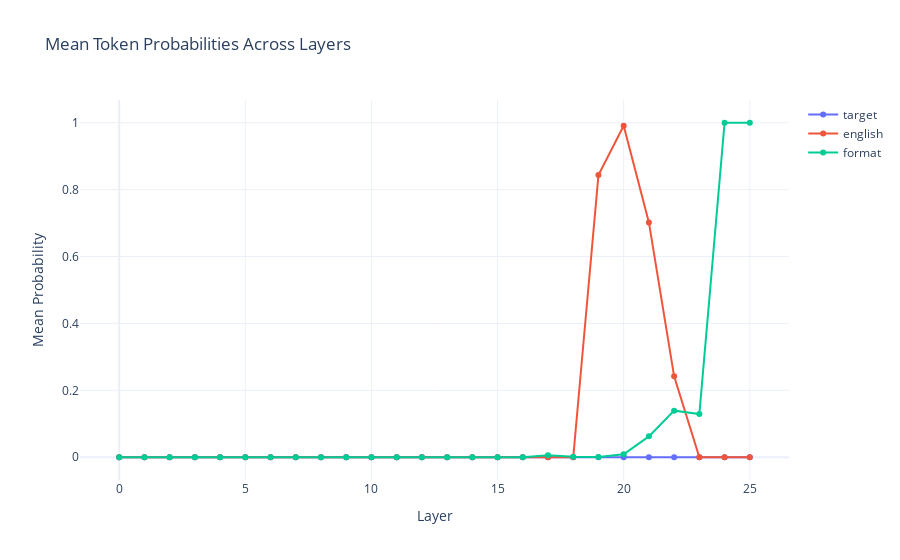

This figure's notebook cell:
### Markdown cell above
You can use a combination of run_prompts and interventions to get the probabilities of certain tokens according to your custom intervention.

### Code cell
demo_model = StandardizedTransformer("google/gemma-2-2b")
# uncomment if you don't have a GPU
# demo_model = nnterp_gpt2

prompts_str = [
    "The translation of 'car' in French is",
    "The translation of 'cat' in Spanish is",
]
tokens = [
    {"target": ["voiture", "bagnole"], "english": "car", "format": "'"},
    {"target": ["gato", "minino"], "english": "cat", "format": "'"},
]
prompts = [
    Prompt.from_strings(prompt, tokens, demo_model.tokenizer)
    for prompt, tokens in zip(prompts_str, tokens)
]
results = run_prompts(demo_model, prompts, batch_size=2, get_probs_func=logit_lens)
for category, probs in results.items():
    print(f"{category}: {probs.shape}")  # (batch, layers)

# Create a plotly plot showing mean probabilities for each category across layers
import plotly.graph_objects as go

# Calculate mean probabilities across batches for each category and layer
mean_probs = {category: probs.mean(dim=0) for category, probs in results.items()}

fig = go.Figure()

# Add a line for each category
for category, probs in mean_probs.items():
    fig.add_trace(
        go.Scatter(
            x=list(range(len(probs))),
            y=probs.tolist(),
            mode="lines+markers",
            name=category,
            line=dict(width=2),
            marker=dict(size=6),
        )
    )

fig.update_layout(
    title="Mean Token Probabilities Across Layers",
    xaxis_title="Layer",
    yaxis_title="Mean Probability",
    hovermode="x unified",
    template="plotly_white",
)

fig.show()

### Figure 1 — Plotly figure (JSON) as saved in the notebook; plotly's stock layout.template omitted (floating-point values rounded to 4 significant figures)
{"data": [{"line": {"width": 2}, "marker": {"size": 6}, "mode": "lines+markers", "name": "target", "type": "scatter", "x": [0, 1, 2, 3, 4, 5, 6, 7, 8, 9, 10, 11, 12, 13, 14, 15, 16, 17, 18, 19, 20, 21, 22, 23, 24, 25], "y": [0, 0, 1.048e-39, 3.357e-37, 3.373e-25, 3.608e-37, 5.974e-23, 7.064e-18, 2.661e-17, 1.158e-13, 7.273e-16, 5.244e-16, 2.401e-15, 8.364e-14, 1.771e-11, 3.035e-13, 3.621e-11, 2.012e-13, 3.741e-15, 2.679e-11, 1.154e-13, 1.955e-13, 8.38e-12, 4.288e-14, 1.202e-12, 0.0002229]}, {"line": {"width": 2}, "marker": {"size": 6}, "mode": "lines+markers", "name": "english", "type": "scatter", "x": [0, 1, 2, 3, 4, 5, 6, 7, 8, 9, 10, 11, 12, 13, 14, 15, 16, 17, 18, 19, 20, 21, 22, 23, 24, 25], "y": [0, 1.401e-45, 4.752e-36, 1.25e-33, 1.211e-25, 1.113e-34, 4.811e-22, 2.584e-18, 4.251e-17, 9.212e-15, 2.55e-15, 1.85e-17, 9.279e-18, 4.034e-14, 1.055e-11, 8.504e-14, 5.179e-10, 6.979e-12, 5.079e-08, 0.8435, 0.991, 0.7021, 0.2419, 2.045e-07, 4.922e-09, 3.726e-06]}, {"line": {"width": 2}, "marker": {"size": 6}, "mode": "lines+markers", "name": "format", "type": "scatter", "x": [0, 1, 2, 3, 4, 5, 6, 7, 8, 9, 10, 11, 12, 13, 14, 15, 16, 17, 18, 19, 20, 21, 22, 23, 24, 25], "y": [2.492e-40, 3.302e-32, 7.284e-40, 1.865e-29, 2.581e-20, 2.22e-28, 1.914e-18, 5.438e-15, 1.528e-13, 8.418e-13, 9.869e-13, 7.134e-13, 3.192e-12, 7.809e-08, 4.634e-07, 2.264e-06, 7.198e-05, 0.005841, 0.001563, 0.0005657, 0.008743, 0.06242, 0.1393, 0.1292, 0.9999, 0.9996]}], "layout": {"hovermode": "x unified", "title": {"text": "Mean Token Probabilities Across Layers"}, "xaxis": {"title": {"text": "Layer"}}, "yaxis": {"title": {"text": "Mean Probability"}}}}
